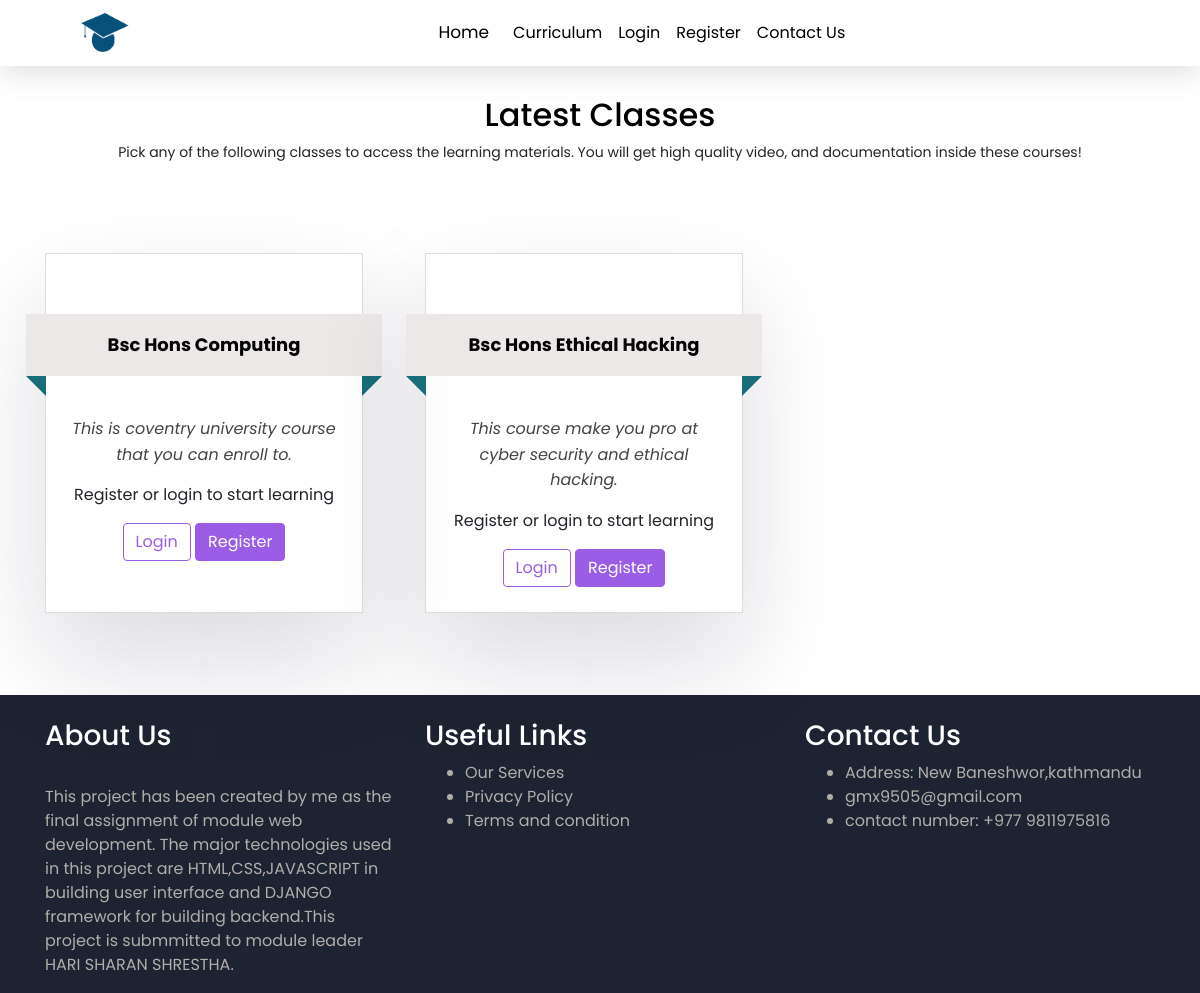
The app's page /curriculum/ with its own data.
### curriculum/models.py (models this page shows, shortened)
class Standard(models.Model):
    name = models.CharField(max_length=100, unique=True)
    slug = models.SlugField(null=True, blank=True)
    description = models.TextField(max_length=500,blank=True)

### curriculum/views.py (the view)
# urls.py: path('', views.StandardListView.as_view(), name='standard_list'),
class StandardListView(ListView):
    context_object_name = 'standards'
    model = Standard
    template_name = 'curriculum/standard_list_view.html'

### curriculum/templates/curriculum/standard_list_view.html (shortened to what this page needs)
{% extends 'base.html' %}
{% load static %}
{% block content %}
<section id="best-features" class="text-center">
              <h2  style="color:black; margin-top: 6rem;">Latest Classes</h2>
              <p style="font-size: 14px;  text-align: center;">Pick any of the following classes to access the learning materials. You will get high quality video, and documentation inside these courses!</p>
              <div class="row">
                      {% for standard in standards %}
                      <div class="col-md-4 d-flex mb-2 justify-content-center">
                        <div class="containerss" style="margin-right:2rem">
                          <h2 class="h2" style="font-size: 18px;">{{standard.name}}</h2>
                          <p class="second" style="font-size: 16px;">
                            {{standard.description|truncatechars:75}}
                          </p>
                          {% if user.is_authenticated %}
                          <a href="{% url 'curriculum:subject_list' slug=standard.slug %}" class="btn btn-primary" style="background-color:#9B5DE5; border: 1px solid #9B5DE5;">See Lessons</a>
                          {%else%}
                          <p>Register or login to start learning</p>
                          <a href="{% url 'user_login' %}" class="btn btn-std" style="background-color:white; color:#9B5DE5 ; border: 1px solid #9B5DE5;">Login</a>
                          <a href="{% url 'register' %}" class="btn btn-primary" style="background-color:#9B5DE5; border: 1px solid #9B5DE5;">Register</a>
                          {%endif%}
                    </div>
                      </div>
                      {% endfor %}
              </div>
</section>
{%endblock%}

### static/css/master_css.css (style rules this page uses)
html, body, header, #intro { height: 100%; }
body { font-family: 'Poppins', sans-serif !important; }
.body-app { font-family: 'Poppins', sans-serif !important; }

### static/css/mycss.css (style rules this page uses)
.containerss { width: 400px; height: 360px; box-shadow: rgba(17, 12, 46, 0.15) 0px 48px 100px 0px; padding: 20px; margin: 50px auto; border: 1px solid #ddd; text-align: center; }
.first, .h2 { background-color: rgb(236, 232, 232); position: relative; left: -40px; color: black; font-weight: bold; }
.first::before, .h2::after, .h2::before { content: ""; border: 10px solid; border-color: #196d78 #196d78 transparent transparent; position: absolute; left: 0; bottom: -20px; }
.h2 { margin: 40px 0; padding: 20px; width: calc(100% + 80px); }
.h2::after { left: auto; right: 0; border-color: #196d78 transparent transparent #196d78; }
.second { line-height: 1.6; font-size: 18px; font-style: italic; color: #444; }

### records on screen
Standard: name "Bsc Hons Computing", description "This is coventry university course that you can enroll to."
Standard: name "Bsc Hons Ethical Hacking", description "This course make you pro at cyber security and ethical hacking."
